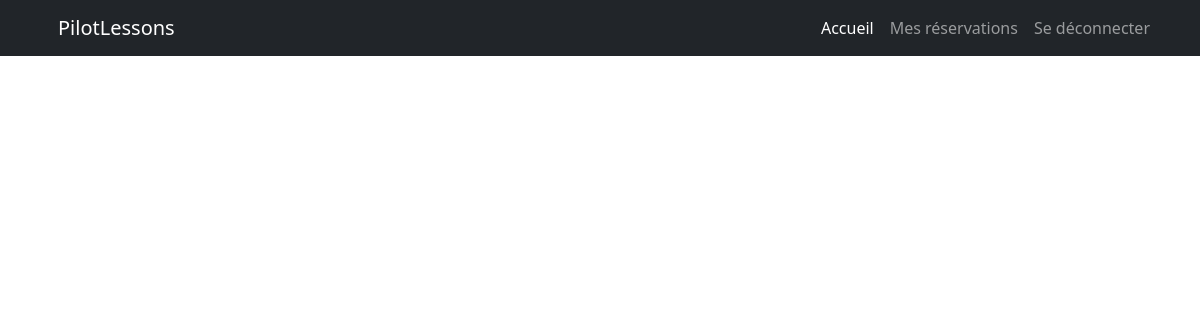
The page / (signed in) on the database as committed earlier.
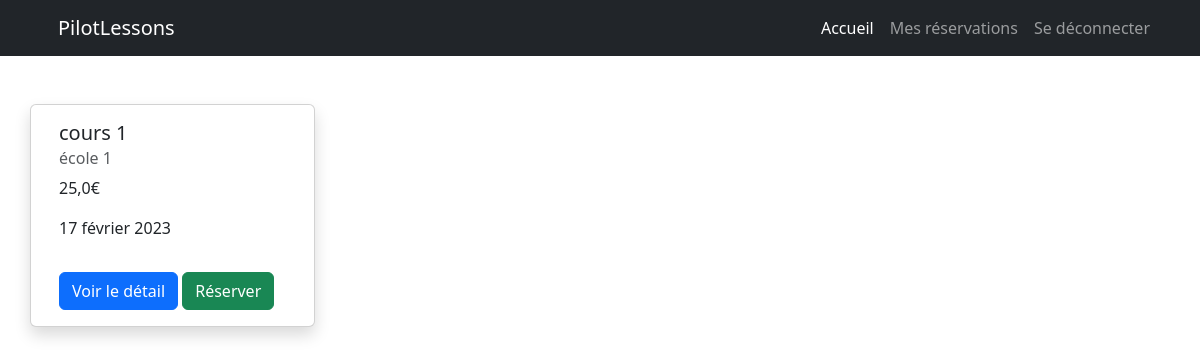
The same page on the database as committed later.
### booking/models.py (models this page shows, shortened)
class pilotEvent (models.Model):
    schoolName = models.CharField(max_length=128)
    title = models.CharField(max_length=128, default= 'test')
    image = models.ImageField(upload_to="image", blank=True, null =True)
    nbPerson = models.IntegerField(default = 0)
    price = models.FloatField(default = 0.0)
    date =models.DateField()
    description = models.TextField(blank=True)
    def get_absolute_url(self):
        return reverse("event_detail", kwargs={"id": self.id})

### booking/views.py (the view)
# urls.py: path('', index, name="index"),
def index(request):
    events = pilotEvent.objects.all()
    return render(request, 'booking/bookingList.html', context= {"events": events})

### booking/templates/booking/bookingList.html
{% extends 'base.html' %}
{% block content %}
<div class="container">
    <div class="row ">
    {% for event in events %}
        <div class="card col-3 me-4 mt-5 shadow">
            <div class="card-body">
                <h5 class="card-title">{{ event.title }}</h5>
                <h6 class="card-subtitle mb-2 text-muted">{{ event.schoolName }}</h6>
                <p class="card-text">{{ event.price }}€</p>
                <p class="card-text">{{ event.date }}</p>
            </div>
            <div class="card-body">
                <a href="{{ event.get_absolute_url }}" class="btn btn-primary">Voir le détail</a>
                {% if user.is_authenticated %}
                <a href="#" class="btn btn-success">Réserver</a>
                {% endif %}
              </div>
        </div>
    {% endfor %}
    </div>
</div>
{% endblock %}

Rows that differ between the two databases and show on the page:
added pilotEvent: title "cours 1", schoolName "école 1", price "25,0", date "17 février 2023"
